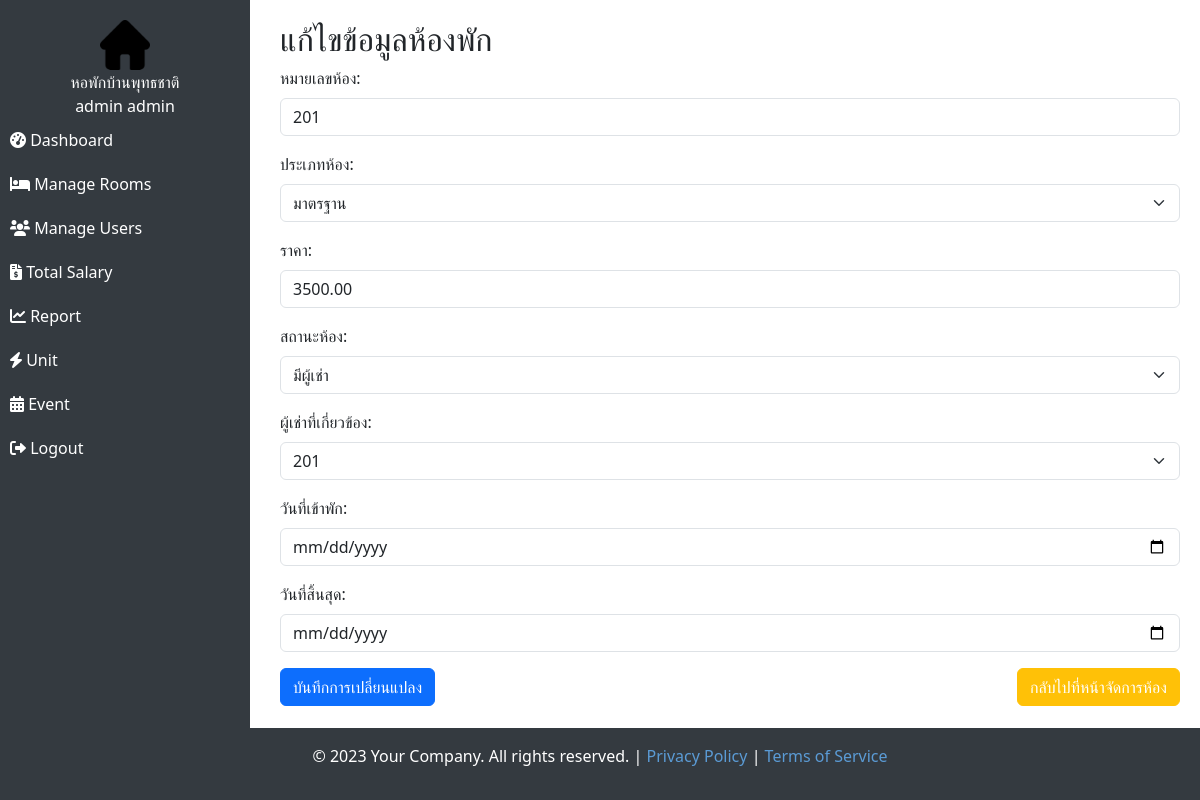
Page /admin/edit_room.php?id=1 (signed in) on the committed database.
### tables this page shows
CREATE TABLE `users` (
  `id` int(11) NOT NULL,
  `username` varchar(50) NOT NULL,
  `password` varchar(255) NOT NULL,
  `role` enum('admin','staff','tenant') NOT NULL,
  `full_name` varchar(100) NOT NULL,
  `phone` varchar(20) DEFAULT NULL,
  `email` varchar(100) DEFAULT NULL,
  `created_at` timestamp NOT NULL DEFAULT current_timestamp(),
  `IDCard` int(200) DEFAULT NULL,
  `Img` varchar(200) DEFAULT NULL,
  `idcard_img` varchar(200) DEFAULT NULL,
  `charter` varchar(200) DEFAULT NULL
);

CREATE TABLE `rooms` (
  `id` int(11) NOT NULL,
  `room_number` varchar(10) NOT NULL,
  `type` enum('standard','deluxe','vip') NOT NULL,
  `price` decimal(10,2) NOT NULL,
  `status` enum('available','reserved','occupied') DEFAULT 'available',
  `tenant_id` int(11) DEFAULT NULL,
  `Date of Stay` int(11) DEFAULT NULL,
  `Expiration Date` int(11) DEFAULT NULL
);

### admin/edit_room.php (the view, shortened to what this page needs)
<?php
include("../config/database.php");
if (isset($_SESSION['user_id'])) {
    $user_id = $_SESSION['user_id'];
    $user_sql = "SELECT full_name FROM users WHERE id = ?";
    $stmt = $conn->prepare($user_sql);
    $stmt->bind_param("i", $user_id);
    $stmt->execute();
    $user_result = $stmt->get_result();
    $user_data = $user_result->fetch_assoc();
    $full_name = $user_data['full_name'] ?? 'Guest';
} else {
    $full_name = 'Guest';
}
$room_id = $_GET['id'];
$stmt = $conn->prepare("SELECT * FROM rooms WHERE id = ?");
$stmt->bind_param("i", $room_id);
$stmt->execute();
$result = $stmt->get_result();
$room = $result->fetch_assoc();
$user_query = $conn->query("SELECT id, username FROM users WHERE role = 'tenant'");
$users = $user_query->fetch_all(MYSQLI_ASSOC);
?>
<!DOCTYPE html>
<html lang="th">
<head>
    <link href="https://cdn.jsdelivr.net/npm/bootstrap@5.3.0/dist/css/bootstrap.min.css" rel="stylesheet">
    <link rel="stylesheet" href="https://cdn.jsdelivr.net/npm/bootstrap-icons@1.10.5/font/bootstrap-icons.css">
    <link rel="stylesheet" href="https://cdnjs.cloudflare.com/ajax/libs/font-awesome/6.0.0-beta3/css/all.min.css">
</head>
<body>
    <?php
    include "../assets/assets/admin_sidebar.php";
    ?>
    <div class="content">
        <h2>แก้ไขข้อมูลห้องพัก</h2>
        <form method="POST" action="">
            <div class="mb-3">
                <label for="room_number" class="form-label">หมายเลขห้อง:</label>
                <input type="text" name="room_number" id="room_number" class="form-control"
                    value="<?= $room['room_number'] ?>" required>
            </div>
            <div class="mb-3">
                <label for="type" class="form-label">ประเภทห้อง:</label>
                <select name="type" id="type" class="form-select" required>
                    <option value="standard" <?= $room['type'] == 'standard' ? 'selected' : '' ?>>มาตรฐาน</option>
                </select>
            </div>
            <div class="mb-3">
                <label for="price" class="form-label">ราคา:</label>
                <input type="number" step="0.01" name="price" id="price" class="form-control"
                    value="<?= $room['price'] ?>">
            </div>
            <div class="mb-3">
                <label for="status" class="form-label">สถานะห้อง:</label>
                <select name="status" id="status" class="form-select" required>
                    <option value="occupied" <?= $room['status'] == 'occupied' ? 'selected' : '' ?>>มีผู้เช่า</option>
                </select>
            </div>
            <div class="mb-3">
                <label for="tenant_id" class="form-label">ผู้เช่าที่เกี่ยวข้อง:</label>
                <select name="tenant_id" id="tenant_id" class="form-select">
                    <?php foreach ($users as $user): ?>
                    <option value="<?= $user['id'] ?>" <?= $room['tenant_id'] == $user['id'] ? 'selected' : '' ?>>
                        <?= $user['username'] ?>
                    </option>
                    <?php endforeach; ?>
                </select>
            </div>
            <div class="mb-3">
                <label for="date_of_stay" class="form-label">วันที่เข้าพัก:</label>
                <input type="date" name="date_of_stay" id="date_of_stay" class="form-control"
                    value="<?= $room['Date of Stay'] ?>">
            </div>
            <div class="mb-3">
                <label for="expiration_date" class="form-label">วันที่สิ้นสุด:</label>
                <input type="date" name="expiration_date" id="expiration_date" class="form-control"
                    value="<?= $room['Expiration Date'] ?>">
            </div>
            <button type="submit" name="update" class="btn btn-primary">บันทึกการเปลี่ยนแปลง</button>
            <button class="btn btn-warning float-end">
                <a href="manage_rooms.php" style="color: white; text-decoration: none;">กลับไปที่หน้าจัดการห้อง</a>
        </form>
    </div>
    <div class="footer">
        <p>&copy; 2023 Your Company. All rights reserved. | <a href="#">Privacy Policy</a> | <a href="#">Terms of
                Service</a></p>
    </div>
</body>
</html>

### assets/assets/admin_sidebar.php
<div class="sidebar">
    <center><img src="../assets/images/home.png" alt="Logo" width="50"></center>
    <center style="color: white;">หอพักบ้านพุทธชาติ</center>
    <center style="color: white;"><?php echo htmlspecialchars($full_name); ?></center>
    <a href="dashboard.php"><i class="fas fa-tachometer-alt"></i> Dashboard</a>
    <a href="manage_rooms.php"><i class="fas fa-bed"></i> Manage Rooms</a>
    <a href="manage_users.php"><i class="fas fa-users"></i> Manage Users</a>
    <a href="manage_bills.php"><i class="fas fa-file-invoice-dollar"></i> Total Salary</a>
    <a href="reports.php"><i class="fas fa-chart-line"></i> Report</a>
    <a href="electricity_and_water_unit.php"><i class="fas fa-bolt"></i> Unit</a>
    <a href="event.php"><i class="fas fa-calendar-alt"></i> Event</a>
    <a href="../public/logout.php"><i class="fas fa-sign-out-alt"></i> Logout</a>
</div>

### admin/edit_room.php (style rules this page uses)
html, body { height: 100%; margin: 0; padding: 0; display: flex; flex-direction: column; }
.sidebar { height: 100vh; width: 250px; position: fixed; top: 0; left: 0; background-color: #343a40; padding-top: 20px; color: white; }
.sidebar a { padding: 10px; text-decoration: none; color: white; display: block; }
.sidebar img { display: block; margin: 0 auto; border-radius: 10px; }
.content { margin-left: 260px; padding: 20px; flex: 1; }
.footer { padding: 16px; background-color: #343a40; color: white; text-align: center; margin-top: auto; }
.footer a { color: #5b9bd5; text-decoration: none; }

### rows in the picture
users: full_name "admin admin"
rooms: room_number "201", type "มาตรฐาน", price "3500.00", status "มีผู้เช่า", tenant_id "201"
